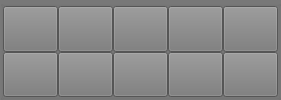
            <widget class="QGroupBox" name="init_box">
             <property name="sizePolicy">
              <sizepolicy hsizetype="Expanding" vsizetype="Expanding">
               <horstretch>0</horstretch>
               <verstretch>0</verstretch>
              </sizepolicy>
             </property>
             <property name="styleSheet">
              <string notr="true">background-color: rgb(120, 120, 120);
border-color: rgb(100, 100, 100);</string>
             </property>
             <property name="title">
              <string/>
             </property>
             <property name="flat">
              <bool>true</bool>
             </property>
             <property name="checkable">
              <bool>false</bool>
             </property>
             <property name="checked">
              <bool>false</bool>
             </property>
             <layout class="QGridLayout" name="gridLayout_3">
              <property name="leftMargin">
               <number>0</number>
              </property>
              <property name="topMargin">
               <number>0</number>
              </property>
              <property name="rightMargin">
               <number>0</number>
              </property>
              <property name="bottomMargin">
               <number>0</number>
              </property>
              <property name="spacing">
               <number>0</number>
              </property>
              <item row="2" column="2">
               <widget class="QPushButton" name="reset_btn">
                <property name="sizePolicy">
                 <sizepolicy hsizetype="Expanding" vsizetype="Expanding">
                  <horstretch>0</horstretch>
                  <verstretch>0</verstretch>
                 </sizepolicy>
                </property>
                <property name="font">
                 <font>
                  <family>Times New Roman</family>
                  <pointsize>12</pointsize>
                 </font>
                </property>
                <property name="toolTip">
                 <string>reset</string>
                </property>
                <property name="styleSheet">
                 <string notr="true">background-color: rgb(120, 120, 120);
image: url(:/init/体质辨别-重新测试.png);</string>
                </property>
                <property name="text">
                 <string/>
                </property>
               </widget>
              </item>
              <item row="0" column="1">
               <widget class="QPushButton" name="connect_btn">
                <property name="sizePolicy">
                 <sizepolicy hsizetype="Expanding" vsizetype="Expanding">
                  <horstretch>0</horstretch>
                  <verstretch>0</verstretch>
                 </sizepolicy>
                </property>
                <property name="font">
                 <font>
                  <family>Times New Roman</family>
                  <pointsize>12</pointsize>
                 </font>
                </property>
                <property name="toolTip">
                 <string>connect to NDI tracker</string>
                </property>
                <property name="styleSheet">
                 <string notr="true">background-color: rgb(120, 120, 120);
image: url(:/init/连接 (1).png);</string>
                </property>
                <property name="text">
                 <string/>
                </property>
                <property name="checkable">
                 <bool>true</bool>
                </property>
               </widget>
              </item>
              <item row="2" column="1">
               <widget class="QPushButton" name="crossline_btn">
                <property name="sizePolicy">
                 <sizepolicy hsizetype="Expanding" vsizetype="Expanding">
                  <horstretch>0</horstretch>
                  <verstretch>0</verstretch>
                 </sizepolicy>
                </property>
                <property name="font">
                 <font>
                  <family>Times New Roman</family>
                  <pointsize>12</pointsize>
                  <bold>false</bold>
                 </font>
                </property>
                <property name="toolTip">
                 <string>cross line</string>
                </property>
                <property name="styleSheet">
                 <string notr="true">background-color: rgb(120, 120, 120);
image: url(:/init/定位.png);</string>
                </property>
                <property name="text">
                 <string/>
                </property>
               </widget>
              </item>
              <item row="0" column="2">
               <widget class="QPushButton" name="registration_btn">
                <property name="sizePolicy">
                 <sizepolicy hsizetype="Expanding" vsizetype="Expanding">
                  <horstretch>0</horstretch>
                  <verstretch>0</verstretch>
                 </sizepolicy>
                </property>
                <property name="font">
                 <font>
                  <family>Times New Roman</family>
                  <pointsize>12</pointsize>
                 </font>
                </property>
                <property name="toolTip">
                 <string>registration</string>
                </property>
                <property name="styleSheet">
                 <string notr="true">background-color: rgb(120, 120, 120);
image: url(:/init/标定.png);</string>
                </property>
                <property name="text">
                 <string/>
                </property>
                <property name="checkable">
                 <bool>true</bool>
                </property>
                <property name="checked">
                 <bool>false</bool>
                </property>
               </widget>
              </item>
              <item row="0" column="3">
               <widget class="QPushButton" name="callibration_btn">
                <property name="sizePolicy">
                 <sizepolicy hsizetype="Expanding" vsizetype="Expanding">
                  <horstretch>0</horstretch>
                  <verstretch>0</verstretch>
                 </sizepolicy>
                </property>
                <property name="font">
                 <font>
                  <family>Times New Roman</family>
                  <pointsize>12</pointsize>
                 </font>
                </property>
                <property name="toolTip">
                 <string>callibration</string>
                </property>
                <property name="styleSheet">
                 <string notr="true">background-color: rgb(120, 120, 120);
image: url(:/init/anzhuangguanli.png);
</string>
                </property>
                <property name="text">
                 <string/>
                </property>
                <property name="checkable">
                 <bool>true</bool>
                </property>
                <property name="autoDefault">
                 <bool>false</bool>
                </property>
                <property name="default">
                 <bool>false</bool>
                </property>
               </widget>
              </item>
              <item row="0" column="4">
               <widget class="QPushButton" name="robotics_btn">
                <property name="sizePolicy">
                 <sizepolicy hsizetype="Expanding" vsizetype="Expanding">
                  <horstretch>0</horstretch>
                  <verstretch>0</verstretch>
                 </sizepolicy>
                </property>
                <property name="font">
                 <font>
                  <family>Times New Roman</family>
                  <pointsize>12</pointsize>
                 </font>
                </property>
                <property name="toolTip">
                 <string>connect to robotics</string>
                </property>
                <property name="styleSheet">
                 <string notr="true">background-color: rgb(120, 120, 120);
image: url(:/init/冷金属过渡焊接（CMT）0.png);</string>
                </property>
                <property name="text">
                 <string/>
                </property>
                <property name="checkable">
                 <bool>true</bool>
                </property>
               </widget>
              </item>
              <item row="0" column="5">
               <widget class="QPushButton" name="location_btn">
                <property name="sizePolicy">
                 <sizepolicy hsizetype="Expanding" vsizetype="Expanding">
                  <horstretch>0</horstretch>
                  <verstretch>0</verstretch>
                 </sizepolicy>
                </property>
                <property name="font">
                 <font>
                  <family>Times New Roman</family>
                  <pointsize>12</pointsize>
                 </font>
                </property>
                <property name="toolTip">
                 <string>localization</string>
                </property>
                <property name="styleSheet">
                 <string notr="true">background-color: rgb(120, 120, 120);
image: url(:/init/_定位小.png);</string>
                </property>
                <property name="text">
                 <string/>
                </property>
                <property name="checkable">
                 <bool>true</bool>
                </property>
               </widget>
              </item>
              <item row="2" column="3">
               <widget class="QPushButton" name="measure_btn">
                <property name="sizePolicy">
                 <sizepolicy hsizetype="Expanding" vsizetype="Expanding">
                  <horstretch>0</horstretch>
                  <verstretch>0</verstretch>
                 </sizepolicy>
                </property>
                <property name="font">
                 <font>
                  <family>Times New Roman</family>
                  <pointsize>12</pointsize>
                 </font>
                </property>
                <property name="toolTip">
                 <string>measure</string>
                </property>
                <property name="styleSheet">
                 <string notr="true">background-color: rgb(120, 120, 120);
image: url(:/init/测长度.png);</string>
                </property>
                <property name="text">
                 <string/>
                </property>
                <property name="checkable">
                 <bool>true</bool>
                </property>
               </widget>
              </item>
              <item row="2" column="4">
               <widget class="QPushButton" name="volume_btn">
                <property name="sizePolicy">
                 <sizepolicy hsizetype="Expanding" vsizetype="Expanding">
                  <horstretch>0</horstretch>
                  <verstretch>0</verstretch>
                 </sizepolicy>
                </property>
                <property name="font">
                 <font>
                  <family>Times New Roman</family>
                  <pointsize>12</pointsize>
                 </font>
                </property>
                <property name="toolTip">
                 <string>volume calculation of meshes</string>
                </property>
                <property name="styleSheet">
                 <string notr="true">background-color: rgb(120, 120, 120);
image: url(:/init/3D.png);</string>
                </property>
                <property name="text">
                 <string/>
                </property>
               </widget>
              </item>
              <item row="2" column="5">
               <widget class="QPushButton" name="project_btn">
                <property name="sizePolicy">
                 <sizepolicy hsizetype="Expanding" vsizetype="Expanding">
                  <horstretch>0</horstretch>
                  <verstretch>0</verstretch>
                 </sizepolicy>
                </property>
                <property name="font">
                 <font>
                  <family>Times New Roman</family>
                  <pointsize>12</pointsize>
                 </font>
                </property>
                <property name="toolTip">
                 <string>projection</string>
                </property>
                <property name="styleSheet">
                 <string notr="true">background-color: rgb(120, 120, 120);
image: url(:/init/切片2.png);</string>
                </property>
                <property name="text">
                 <string/>
                </property>
                <property name="checkable">
                 <bool>true</bool>
                </property>
               </widget>
              </item>
             </layout>
            </widget>
